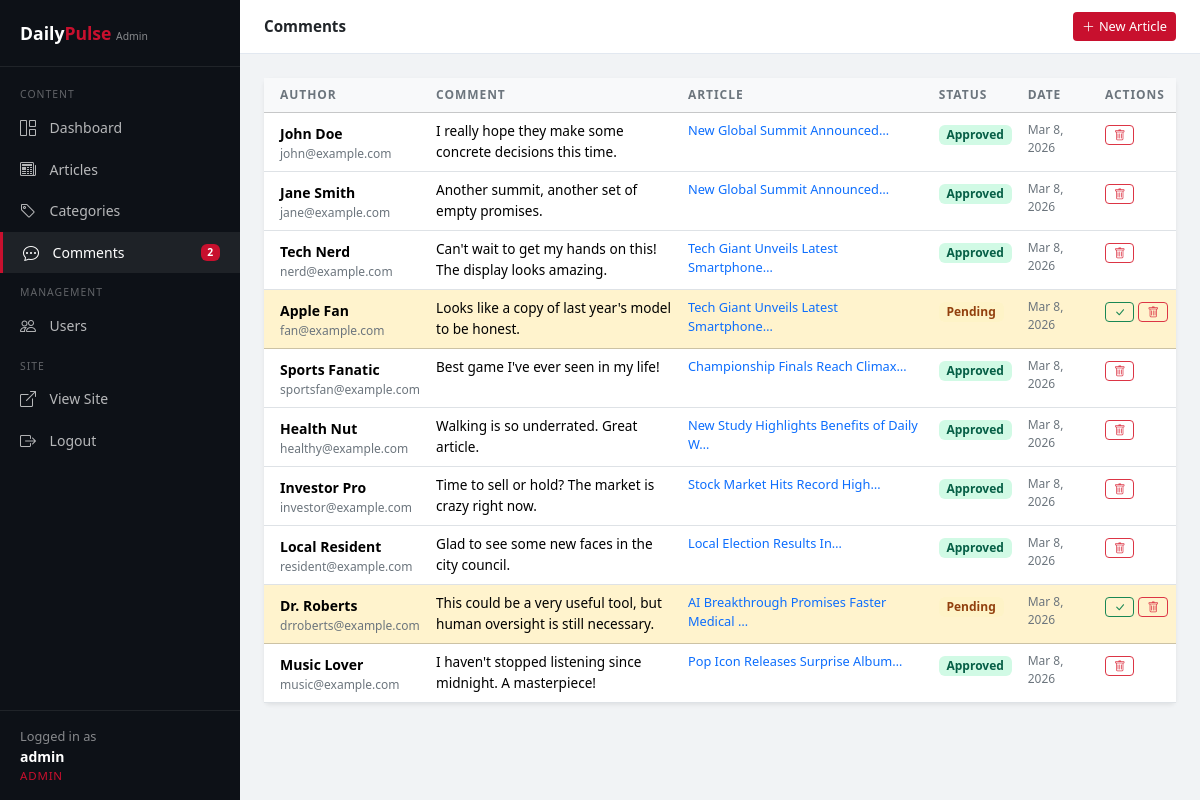
The app's page /admin/comments.php (signed in) with its own data.
### tables this page shows
CREATE TABLE `comments` (
    `id` INT UNSIGNED AUTO_INCREMENT PRIMARY KEY,
    `article_id` INT UNSIGNED NOT NULL,
    `name` VARCHAR(100) NOT NULL,
    `email` VARCHAR(255) NOT NULL,
    `content` TEXT NOT NULL,
    `is_approved` TINYINT(1) NOT NULL DEFAULT 0,
    `created_at` TIMESTAMP DEFAULT CURRENT_TIMESTAMP,
    CONSTRAINT `fk_comment_article` FOREIGN KEY (`article_id`) REFERENCES `articles` (`id`) ON DELETE CASCADE ON UPDATE CASCADE,
    INDEX `idx_comments_article` (`article_id`),
    INDEX `idx_comments_approved` (`is_approved`)
);

CREATE TABLE `articles` (
    `id` INT UNSIGNED AUTO_INCREMENT PRIMARY KEY,
    `title` VARCHAR(255) NOT NULL,
    `slug` VARCHAR(255) NOT NULL UNIQUE,
    `excerpt` TEXT,
    `content` LONGTEXT NOT NULL,
    `image_url` VARCHAR(255),
    `author_id` INT UNSIGNED NOT NULL,
    `category_id` INT UNSIGNED NOT NULL,
    `status` ENUM('draft', 'published', 'archived') NOT NULL DEFAULT 'draft',
    `views` INT UNSIGNED NOT NULL DEFAULT 0,
    `published_at` TIMESTAMP NULL DEFAULT NULL,
    `created_at` TIMESTAMP DEFAULT CURRENT_TIMESTAMP,
    `updated_at` TIMESTAMP DEFAULT CURRENT_TIMESTAMP ON UPDATE CURRENT_TIMESTAMP,
    CONSTRAINT `fk_article_author` FOREIGN KEY (`author_id`) REFERENCES `users` (`id`) ON DELETE RESTRICT ON UPDATE CASCADE,
    CONSTRAINT `fk_article_category` FOREIGN KEY (`category_id`) REFERENCES `categories` (`id`) ON DELETE RESTRICT ON UPDATE CASCADE,
    INDEX `idx_article_slug` (`slug`),
    INDEX `idx_articles_status` (`status`),
    INDEX `idx_articles_author` (`author_id`),
    INDEX `idx_articles_category` (`category_id`)
);

### src/includes/functions.php (called while the page is built, shortened)
<?php
require_once __DIR__ . '/db.php';
function h(string $s): string {
    return htmlspecialchars($s, ENT_QUOTES | ENT_SUBSTITUTE, 'UTF-8');
}
function format_date(string $datetime, string $format = 'M j, Y'): string {
    return date($format, strtotime($datetime));
}
function admin_get_comments(int $limit = 10, int $offset = 0): array {
    $db = get_db();
    $stmt = $db->prepare(
        'SELECT c.*, a.title AS article_title, a.slug AS article_slug
         FROM comments c
         JOIN articles a ON c.article_id = a.id
         ORDER BY c.created_at DESC LIMIT ? OFFSET ?'
    );
    $stmt->execute([$limit, $offset]);
    return $stmt->fetchAll();
}
function admin_count_comments(): int {
    return (int) get_db()->query('SELECT COUNT(*) FROM comments')->fetchColumn();
}

### src/includes/db.php (called while the page is built, shortened)
<?php
function get_db(): PDO {
    static $pdo = null;
    if ($pdo === null) {
        $dsn = 'mysql:unix_socket=' . DB_SOCKET . ';dbname=' . DB_NAME . ';charset=' . DB_CHARSET;
        try {
            $pdo = new PDO($dsn, DB_USER, DB_PASS, [
                PDO::ATTR_ERRMODE            => PDO::ERRMODE_EXCEPTION,
                PDO::ATTR_DEFAULT_FETCH_MODE => PDO::FETCH_ASSOC,
                PDO::ATTR_EMULATE_PREPARES   => false,
            ]);
        } catch (PDOException $e) {
            error_log('DB Connection failed: ' . $e->getMessage());
            die('<div class="alert alert-danger m-4">Database connection failed. Please try again later.</div>');
        }
    }
    return $pdo;
}

### src/admin/comments.php (the view, shortened to what this page needs)
<?php
require_once __DIR__ . '/../includes/functions.php';
$page     = max(1, (int) ($_GET['page'] ?? 1));
$offset   = ($page - 1) * ADMIN_PER_PAGE;
$total    = admin_count_comments();
$comments = admin_get_comments(ADMIN_PER_PAGE, $offset);
require __DIR__ . '/admin_header.php';
?>
<div class="card border-0 shadow-sm">
    <div class="card-body p-0">
        <table class="table admin-table mb-0">
            <thead class="table-light">
                <tr>
                    <th class="ps-3">Author</th>
                    <th>Comment</th>
                    <th>Article</th>
                    <th>Status</th>
                    <th>Date</th>
                    <th>Actions</th>
                </tr>
            </thead>
            <tbody>
                <?php foreach ($comments as $c): ?>
                <tr class="<?= !$c['is_approved'] ? 'table-warning' : '' ?>">
                    <td class="ps-3">
                        <strong style="font-size:.875rem;"><?= h($c['name']) ?></strong>
                        <div style="font-size:.75rem;color:#6c757d;"><?= h($c['email']) ?></div>
                    </td>
                    <td style="font-size:.85rem;max-width:280px;"><?= h(substr($c['content'], 0, 100)) ?><?= strlen($c['content']) > 100 ? '…' : '' ?></td>
                    <td style="font-size:.8rem;">
                        <a href="<?= SITE_URL ?>/src/article.php?slug=<?= h($c['article_slug']) ?>" target="_blank" class="text-decoration-none">
                            <?= h(substr($c['article_title'], 0, 40)) ?>…
                        </a>
                    </td>
                    <td>
                        <?php if ($c['is_approved']): ?>
                        <span class="badge badge-published">Approved</span>
                        <?php else: ?>
                        <span class="badge badge-draft">Pending</span>
                        <?php endif; ?>
                    </td>
                    <td style="font-size:.75rem;color:#6c757d;"><?= format_date($c['created_at'], 'M j, Y') ?></td>
                    <td>
                        <div class="d-flex gap-1">
                            <?php if (!$c['is_approved']): ?>
                            <form method="POST">
                                <button type="submit" class="btn btn-sm btn-outline-success py-0 px-2" style="font-size:.72rem;" title="Approve">
                                    <i class="bi bi-check-lg"></i>
                                </button>
                            </form>
                            <?php endif; ?>
                            <form method="POST" onsubmit="return confirm('Delete this comment?');">
                                <button type="submit" class="btn btn-sm btn-outline-danger py-0 px-2" style="font-size:.72rem;" title="Delete">
                                    <i class="bi bi-trash"></i>
                                </button>
                            </form>
                        </div>
                    </td>
                </tr>
                <?php endforeach; ?>
            </tbody>
        </table>
    </div>
</div>
<?php require __DIR__ . '/admin_footer.php'; ?>

### src/admin/admin_header.php (style rules this page uses)
:root { --sidebar-w: 240px; --ink: #0d1117; --accent: #c8102e; --sans: 'Segoe UI', system-ui, sans-serif; }
body { font-family: var(--sans); background: #f1f3f5; }
.admin-table th { font-size: .75rem; text-transform: uppercase; letter-spacing: .08em; font-weight: 600; color: #6c757d; border-top: none; }
.badge-published { background: #d1fae5; color: #065f46; }
.badge-draft { background: #fef3c7; color: #92400e; }

### records on screen
comments: name "John Doe", email "john@example.com", content "I really hope they make some concrete decisions this time.", article.title "New Global Summit Announced", is_approved "Approved", created_at "Mar 8, 2026"
comments: name "Jane Smith", email "jane@example.com", content "Another summit, another set of empty promises.", article.title "New Global Summit Announced", is_approved "Approved", created_at "Mar 8, 2026"
comments: name "Tech Nerd", email "nerd@example.com", content "Can't wait to get my hands on this! The display looks amazing.", article.title "Tech Giant Unveils Latest Smartphone", is_approved "Approved", created_at "Mar 8, 2026"
comments: name "Apple Fan", email "fan@example.com", content "Looks like a copy of last year's model to be honest.", article.title "Tech Giant Unveils Latest Smartphone", is_approved "Pending", created_at "Mar 8, 2026"
comments: name "Sports Fanatic", email "sportsfan@example.com", content "Best game I've ever seen in my life!", article.title "Championship Finals Reach Climax", is_approved "Approved", created_at "Mar 8, 2026"
comments: name "Health Nut", email "healthy@example.com", content "Walking is so underrated. Great article.", article.title "New Study Highlights Benefits of Daily W", is_approved "Approved", created_at "Mar 8, 2026"
comments: name "Investor Pro", email "investor@example.com", content "Time to sell or hold? The market is crazy right now.", article.title "Stock Market Hits Record High", is_approved "Approved", created_at "Mar 8, 2026"
comments: name "Local Resident", email "resident@example.com", content "Glad to see some new faces in the city council.", article.title "Local Election Results In", is_approved "Approved", created_at "Mar 8, 2026"
comments: name "Dr. Roberts", email "drroberts@example.com", content "This could be a very useful tool, but human oversight is still necessary.", article.title "AI Breakthrough Promises Faster Medical", is_approved "Pending", created_at "Mar 8, 2026"
comments: name "Music Lover", email "music@example.com", content "I haven't stopped listening since midnight. A masterpiece!", article.title "Pop Icon Releases Surprise Album", is_approved "Approved", created_at "Mar 8, 2026"

### other values on screen
$pending "2"
$u['username'] "admin"
$u['role'] "ADMIN"
$page_title "Comments"
